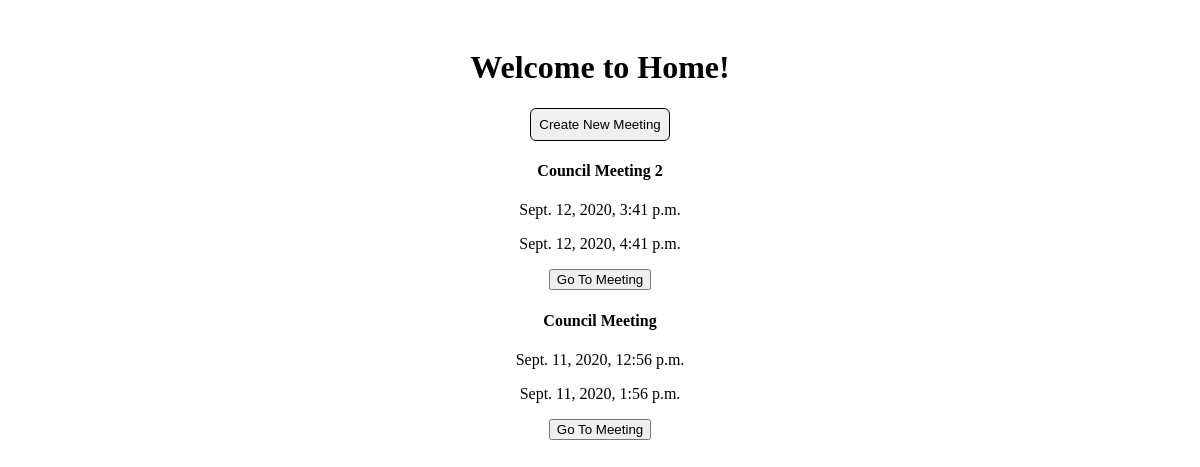
/home/ (signed in), run on the app's committed database.
### meeting/models.py (models this page shows)
class meeting(models.Model):
	meetingHeader = models.CharField(max_length=255, default="")
	startTime = models.DateTimeField(blank=False)
	endTime = models.DateTimeField(blank=False)
	createdOn = models.DateTimeField(auto_now_add=True)
	attendedBy = models.ManyToManyField(User)

### meeting/views.py (the view, shortened to what this page needs)
# urls.py: path('home/', meetingViews.home_view, name="home_view"),
def home_view(request):
	if request.user.is_authenticated:
		request.session['MeetingInFocus'] = None
		context = {
			'administratorStatus' : False
		}
		currentUser = loginModel.User.objects.get(username=request.user.username)
		meetings_list = meetingModel.meeting.objects.all().order_by("-createdOn")
		context['meetings_list'] = meetings_list
		if currentUser.administratorStatus:
			context['administratorStatus'] = True
		return render(request, 'home.html', context)
	else:
		return redirect('login_view')

### meeting/templates/home.html (shortened to what this page needs)
<!DOCTYPE html>
<html>
<head>
	{% load static %}
	<link rel="stylesheet" type="text/css" href="{% static 'login/login.css' %}">
</head>
<body>
	<h1>Welcome to Home!</h1>
	<form method="POST">
		{% if administratorStatus %}
			<button type="submit" name="create_new_meeting" class="p-as-button">Create New Meeting</button>
		{% else %}
			<button disabled type="submit" name="create_new_meeting" class="p-as-button">Create New Meeting</button>
		{% endif %}
	</form>
	{% for meeting in meetings_list %}
		<div>
			<h4>{{ meeting.meetingHeader }}</h4>
			<p>{{ meeting.startTime }}</p>
			<p>{{ meeting.endTime }}</p>
			<form method="POST">
				<button type="submit" name="{{ meeting.id }}">Go To Meeting</button>
			</form>
		</div>
	{% endfor %}
</body>
</html>

### login/static/login/login.css (style rules this page uses)
.p-as-button { padding: 8px; border-color: black; border-width: 1px; border-style: solid; border-radius: 6px; }
body { text-align: center; padding:20px; }

### data on the page
meeting: meetingHeader "Council Meeting 2", startTime "Sept. 12, 2020, 3:41 p.m.", endTime "Sept. 12, 2020, 4:41 p.m."
meeting: meetingHeader "Council Meeting", startTime "Sept. 11, 2020, 12:56 p.m.", endTime "Sept. 11, 2020, 1:56 p.m."
